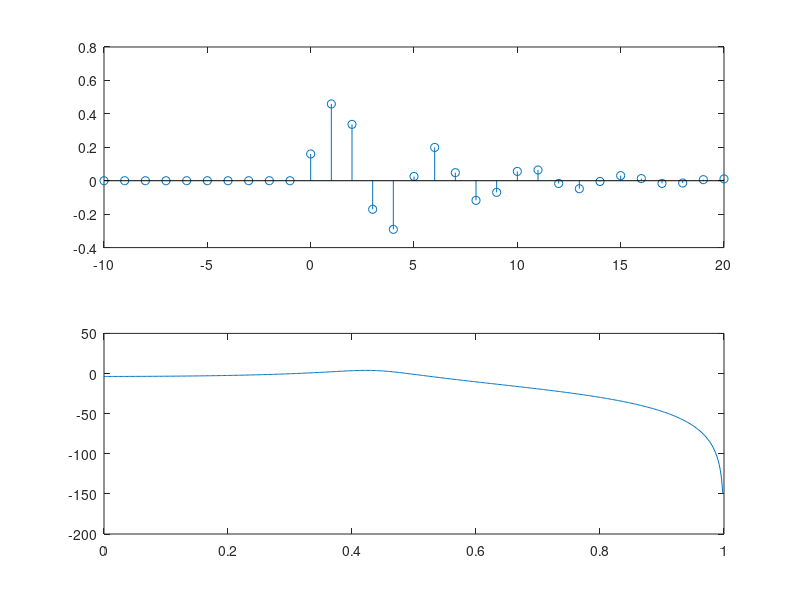

Source code (MATLAB):
n=-10:20;
b=[0.16 0.48 0.48 0.16];
a=[1 0.13 0.52 0.3];
delta=+(n==0);
h=filter(b,a,delta);
figure
subplot(2,1,1);
stem(n,h);
[H,w]=freqz(b,a);
subplot(2,1,2);
plot(w/pi,20*log10(abs(H)));